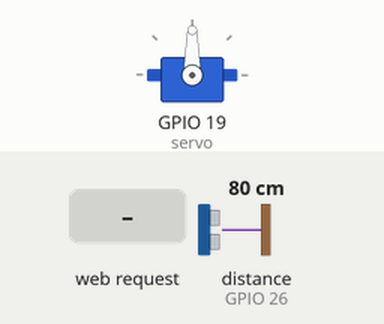
This sketch was run on a simulated ESP32. Shown: servo. The inputs (shaded band) are chosen by the test bench; at power-on: distance to the obstacle (sensor on GPIO 26) 80 cm. The echo pulse lasts 58.3 µs per cm; WiFi joins after 1.5 s; servers stay silent unless stated; what the sketch prints to the serial monitor is not drawn.

Above: at 2.7 s.
2.8 s: HTTP request GET /longitud received
At 3.8 s:
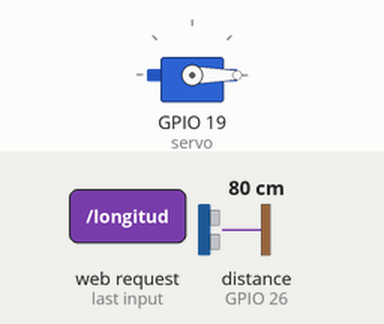
Timing chart, 0 to 5.8 s (numbered marks = the images above; inputs shaded):
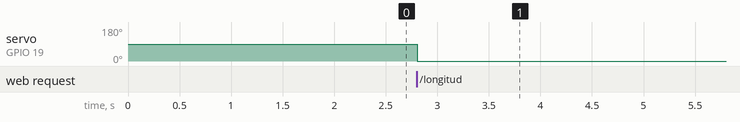

The sketch:

radar_ultrasonico.ino
```cpp
/**************************************************************
  * NOMBRE DEL PROGRAMA: radar_ultrasonico --> E:\UNIVERSIDAD\TRABAJOS\SEMESTRE 5\ARQUITECTURA DE HARDWARE\PIF\RADAR ULTRASÓNICO\arduino\radar_ultrasonico.ino
  * DISEÑADORES: MIGUEL ÁNGEL BEDOYA BONILLA Y SANTIAGO RESTREPO IDÁRRAGA
  * CÓDIGO: 1001418288 Y 1001370117
  * FECHA INICIO: 01/03/2021
  * FECHA FINAL: 07/09/2021
  * VERSIÓN: V 1.0
  * DESCRIPCIÓN: Desarrollar, con ayuda del modulo (ESP32 lolin32) bajo la plataforma de desarrollo Arduino IDE,
  *              una Aplicación Web conectada vía WIFI, que garantice la recolección de datos a través de un sensor ultrasónico (HC-SR04) 
  *              y la transferencia de datos mediante el protocolo HTTP (Hyper Text Transfer Protocol) hacia un dispositivo móvil y hacia una Base de Datos (Firebase).

**************************************************************/

#include <WiFi.h>
#include <ESP32Servo.h>

WiFiServer server(80);
Servo servo;

// credenciales de la red a la cual nos conectaremos
const char* ssid = "Restrepo Idarraga ";
const char* password = "43835089dia";
String header; // Variable para guardar el HTTP request
String angulo;
String longitud_angulo;
int cont_conexion=0;
int trig =27;
int echo = 26;
int duracion;
int distancia;


void setup(){
    Serial.begin(115200);

    // nos conectamos a la red
    WiFi.begin(ssid, password);
    Serial.println("Conectando");
    while(WiFi.status() != WL_CONNECTED && cont_conexion < 50) {
      cont_conexion++;
      delay(500);
      Serial.print(".");
    }

    if(cont_conexion != 50){
      Serial.println("");
      Serial.print("Conectado a la red con la IP: ");
      Serial.print(WiFi.localIP());
      server.begin(); // iniciamos el servidor
      servo.attach(19);
      pinMode(trig,OUTPUT);
      pinMode(echo,INPUT);
    }else{
      Serial.println("");
      Serial.println("Error de conexión");
    }
}

void loop(){
  WiFiClient client = server.available();   // Escucha a los clientes entrantes
  if (client) {                             // Si se conecta un nuevo cliente
    String currentLine = "";                //
    while (client.connected()) {            // loop mientras el cliente está conectado
      if (client.available()) {             // si hay bytes para leer desde el cliente
        char c = client.read();             // lee un byte
        header += c;
        if (c == '\n') {                    // si el byte es un caracter de salto de linea
          // si la nueva linea está en blanco significa que es el fin del
          // HTTP request del cliente, entonces respondemos:
          if (currentLine.length() == 0) {
            client.println("HTTP/1.1 200 OK");
            client.println("Access-Control-Allow-Origin: *"); //Para evitar errores a la hora de la petición
            client.println("Content-type: application/json");//La respuesta será en forma de json
            client.println("Access-Control-Allow-Headers: Angulo,Longitud");//Para verificar que en la petición vengan todos los header posibles
            client.println("Connection: close");// Cerrar respuesta
            client.println();

            longitud_angulo=header.substring(header.indexOf("longitud")+10,header.indexOf("longitud:")+11); //Capturamos la longitud del ángulo que viene internamente en los headers de la petición
            angulo=header.substring(header.indexOf("angulo")+8,header.indexOf("angulo")+8+longitud_angulo.toInt()); //Capturamos el ángulo en la posición respectiva del header de la petición, para ello necesitabamos la longitud del mismo
            servo.write(angulo.toInt());

            distancia = calcularDistancia(); // calculamos la distancia en el ángulo que nos encontremos
            Serial.println(distancia);
            client.println("{\"distancia\":\""+String(distancia)+"\"}"); // Respuesta en formato json de la petición
            // la respuesta HTTP temina con una linea en blanco
            client.println();
            break;
          } else { // si tenemos una nueva linea limpiamos currentLine
            currentLine = "";
          }
        } else if (c != '\r') {  // si C es distinto al caracter de retorno de carro
          currentLine += c;      // lo agrega al final de currentLine
        }
      }
    }
    // Limpiamos la variable header
    header = "";
    // Cerramos la conexión
    client.stop();
  }
}

int calcularDistancia(){ // función para calcular la distancia de un objeto con el sensor de ultrasonido

  /*digitalWrite(trig,HIGH); //Primera opción para calcular la distancia de acuerdo a la duración
  delay(1);
  digitalWrite(trig,LOW);
  duracion=pulseIn(echo,HIGH);*/

  digitalWrite(trig,LOW); //Segunda opción para calcular la distancia de acuerdo a la duración
  delayMicroseconds(2);
  digitalWrite(trig,HIGH);
  delayMicroseconds(10);
  digitalWrite(trig,LOW);
  duracion=pulseIn(echo,HIGH);
  return duracion/58;
}
```

Measured:
- after the input at 2.8 s, servo on GPIO 19 (servo): 90° → 0° at once
